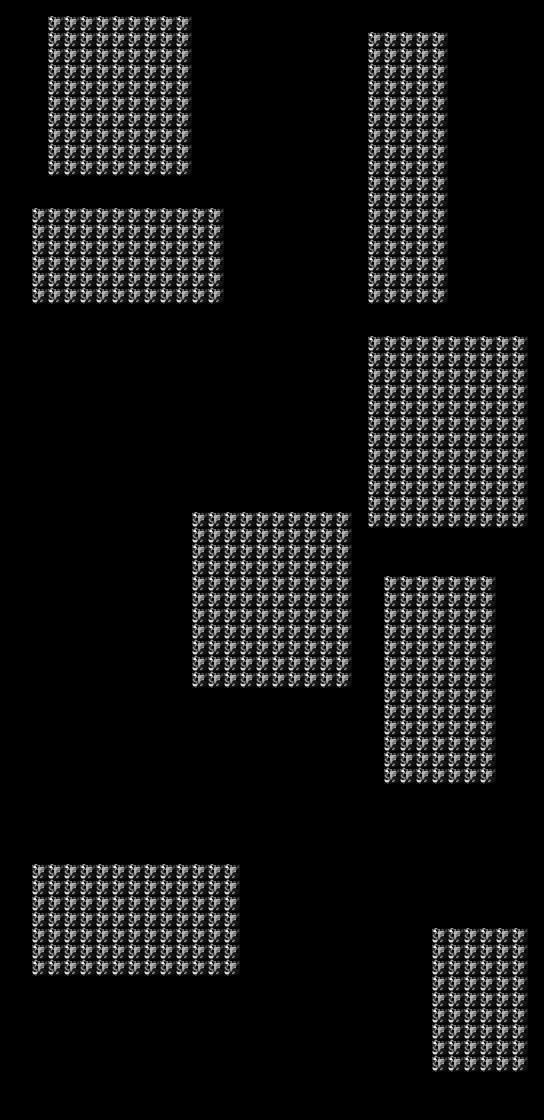

Rendered tile map (Tiled .tmx) drawn with the repository's tilesets; below, a short description and the map source with its tile grids summarised:
An orthogonal 34x70 tile map with 16x16 px tiles, 1 tile layer (solid).

<map version="1.0" orientation="orthogonal" width="34" height="70" tilewidth="16" tileheight="16">
 <tileset firstgid="1" name="wallnew" tilewidth="16" tileheight="16">
  <image source="../wallnew.png" trans="000000" width="32" height="16" />
 </tileset>
 <layer name="solid" width="34" height="70">
  <data>[2380 cells, 713 non-empty, 1 distinct tile ids]</data>
 </layer>
</map>
